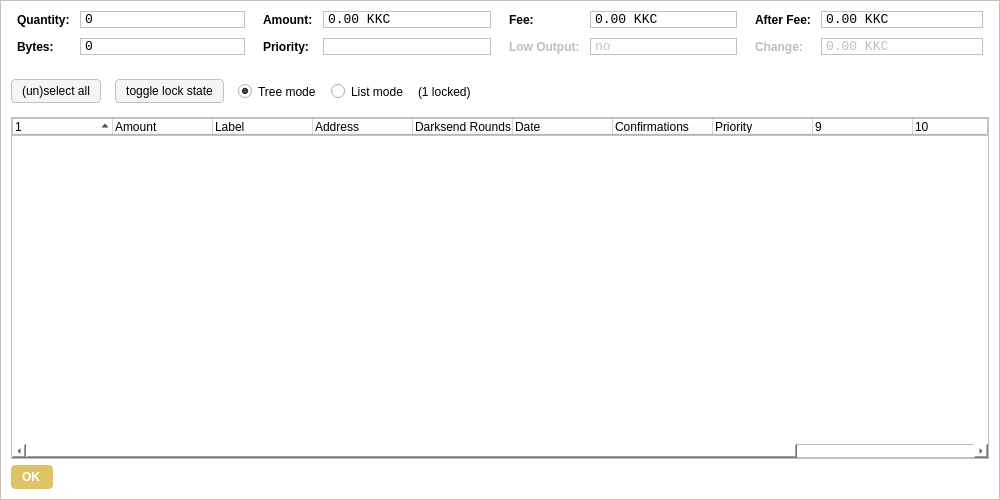
<?xml version="1.0" encoding="UTF-8"?>
<ui version="4.0">
 <class>CoinControlDialog</class>
 <widget class="QDialog" name="CoinControlDialog">
  <property name="geometry">
   <rect>
    <x>0</x>
    <y>0</y>
    <width>1000</width>
    <height>500</height>
   </rect>
  </property>
  <property name="windowTitle">
   <string>Coin Control</string>
  </property>
  <property name="styleSheet">
   <string notr="true">background-color: rgb(255, 255, 255);
border: 1px solid #c4c1bd;</string>
  </property>
  <layout class="QVBoxLayout" name="verticalLayout">
   <item>
    <layout class="QHBoxLayout" name="horizontalLayoutTop" stretch="0,0,0,0">
     <property name="topMargin">
      <number>0</number>
     </property>
     <property name="bottomMargin">
      <number>10</number>
     </property>
     <item>
      <layout class="QFormLayout" name="formLayoutCoinControl1">
       <property name="horizontalSpacing">
        <number>10</number>
       </property>
       <property name="verticalSpacing">
        <number>10</number>
       </property>
       <property name="leftMargin">
        <number>6</number>
       </property>
       <property name="rightMargin">
        <number>6</number>
       </property>
       <item row="0" column="0">
        <widget class="QLabel" name="labelCoinControlQuantityText">
         <property name="styleSheet">
          <string notr="true">font-weight:bold;
border: 0;</string>
         </property>
         <property name="text">
          <string>Quantity:</string>
         </property>
        </widget>
       </item>
       <item row="0" column="1">
        <widget class="QLabel" name="labelCoinControlQuantity">
         <property name="font">
          <font>
           <family>Monospace</family>
           <pointsize>10</pointsize>
          </font>
         </property>
         <property name="cursor">
          <cursorShape>IBeamCursor</cursorShape>
         </property>
         <property name="contextMenuPolicy">
          <enum>Qt::ActionsContextMenu</enum>
         </property>
         <property name="text">
          <string notr="true">0</string>
         </property>
         <property name="textInteractionFlags">
          <set>Qt::LinksAccessibleByMouse|Qt::TextSelectableByKeyboard|Qt::TextSelectableByMouse</set>
         </property>
        </widget>
       </item>
       <item row="1" column="0">
        <widget class="QLabel" name="labelCoinControlBytesText">
         <property name="styleSheet">
          <string notr="true">font-weight:bold;
border: 0;</string>
         </property>
         <property name="text">
          <string>Bytes:</string>
         </property>
        </widget>
       </item>
       <item row="1" column="1">
        <widget class="QLabel" name="labelCoinControlBytes">
         <property name="font">
          <font>
           <family>Monospace</family>
           <pointsize>10</pointsize>
          </font>
         </property>
         <property name="cursor">
          <cursorShape>IBeamCursor</cursorShape>
         </property>
         <property name="contextMenuPolicy">
          <enum>Qt::ActionsContextMenu</enum>
         </property>
         <property name="text">
          <string notr="true">0</string>
         </property>
         <property name="textInteractionFlags">
          <set>Qt::LinksAccessibleByMouse|Qt::TextSelectableByKeyboard|Qt::TextSelectableByMouse</set>
         </property>
        </widget>
       </item>
      </layout>
     </item>
     <item>
      <layout class="QFormLayout" name="formLayoutCoinControl2">
       <property name="horizontalSpacing">
        <number>10</number>
       </property>
       <property name="verticalSpacing">
        <number>10</number>
       </property>
       <property name="leftMargin">
        <number>6</number>
       </property>
       <property name="rightMargin">
        <number>6</number>
       </property>
       <item row="0" column="0">
        <widget class="QLabel" name="labelCoinControlAmountText">
         <property name="styleSheet">
          <string notr="true">font-weight:bold;
border: 0;</string>
         </property>
         <property name="text">
          <string>Amount:</string>
         </property>
        </widget>
       </item>
       <item row="0" column="1">
        <widget class="QLabel" name="labelCoinControlAmount">
         <property name="font">
          <font>
           <family>Monospace</family>
           <pointsize>10</pointsize>
          </font>
         </property>
         <property name="cursor">
          <cursorShape>IBeamCursor</cursorShape>
         </property>
         <property name="contextMenuPolicy">
          <enum>Qt::ActionsContextMenu</enum>
         </property>
         <property name="text">
          <string notr="true">0.00 KKC</string>
         </property>
         <property name="textInteractionFlags">
          <set>Qt::LinksAccessibleByMouse|Qt::TextSelectableByKeyboard|Qt::TextSelectableByMouse</set>
         </property>
        </widget>
       </item>
       <item row="1" column="0">
        <widget class="QLabel" name="labelCoinControlPriorityText">
         <property name="styleSheet">
          <string notr="true">font-weight:bold;
border: 0;</string>
         </property>
         <property name="text">
          <string>Priority:</string>
         </property>
        </widget>
       </item>
       <item row="1" column="1">
        <widget class="QLabel" name="labelCoinControlPriority">
         <property name="font">
          <font>
           <family>Monospace</family>
           <pointsize>10</pointsize>
          </font>
         </property>
         <property name="cursor">
          <cursorShape>IBeamCursor</cursorShape>
         </property>
         <property name="contextMenuPolicy">
          <enum>Qt::ActionsContextMenu</enum>
         </property>
         <property name="text">
          <string/>
         </property>
         <property name="textInteractionFlags">
          <set>Qt::LinksAccessibleByMouse|Qt::TextSelectableByKeyboard|Qt::TextSelectableByMouse</set>
         </property>
        </widget>
       </item>
      </layout>
     </item>
     <item>
      <layout class="QFormLayout" name="formLayoutCoinControl3">
       <property name="horizontalSpacing">
        <number>10</number>
       </property>
       <property name="verticalSpacing">
        <number>10</number>
       </property>
       <property name="leftMargin">
        <number>6</number>
       </property>
       <property name="rightMargin">
        <number>6</number>
       </property>
       <item row="0" column="0">
        <widget class="QLabel" name="labelCoinControlFeeText">
         <property name="styleSheet">
          <string notr="true">font-weight:bold;
border: 0;</string>
         </property>
         <property name="text">
          <string>Fee:</string>
         </property>
        </widget>
       </item>
       <item row="0" column="1">
        <widget class="QLabel" name="labelCoinControlFee">
         <property name="font">
          <font>
           <family>Monospace</family>
           <pointsize>10</pointsize>
          </font>
         </property>
         <property name="cursor">
          <cursorShape>IBeamCursor</cursorShape>
         </property>
         <property name="contextMenuPolicy">
          <enum>Qt::ActionsContextMenu</enum>
         </property>
         <property name="text">
          <string notr="true">0.00 KKC</string>
         </property>
         <property name="textInteractionFlags">
          <set>Qt::LinksAccessibleByMouse|Qt::TextSelectableByKeyboard|Qt::TextSelectableByMouse</set>
         </property>
        </widget>
       </item>
       <item row="1" column="0">
        <widget class="QLabel" name="labelCoinControlLowOutputText">
         <property name="enabled">
          <bool>false</bool>
         </property>
         <property name="styleSheet">
          <string notr="true">font-weight:bold;
border: 0;</string>
         </property>
         <property name="text">
          <string>Low Output:</string>
         </property>
        </widget>
       </item>
       <item row="1" column="1">
        <widget class="QLabel" name="labelCoinControlLowOutput">
         <property name="enabled">
          <bool>false</bool>
         </property>
         <property name="font">
          <font>
           <family>Monospace</family>
           <pointsize>10</pointsize>
          </font>
         </property>
         <property name="cursor">
          <cursorShape>IBeamCursor</cursorShape>
         </property>
         <property name="contextMenuPolicy">
          <enum>Qt::ActionsContextMenu</enum>
         </property>
         <property name="text">
          <string notr="true">no</string>
         </property>
         <property name="textInteractionFlags">
          <set>Qt::LinksAccessibleByMouse|Qt::TextSelectableByKeyboard|Qt::TextSelectableByMouse</set>
         </property>
        </widget>
       </item>
      </layout>
     </item>
     <item>
      <layout class="QFormLayout" name="formLayoutCoinControl4">
       <property name="horizontalSpacing">
        <number>10</number>
       </property>
       <property name="verticalSpacing">
        <number>10</number>
       </property>
       <property name="leftMargin">
        <number>6</number>
       </property>
       <property name="rightMargin">
        <number>6</number>
       </property>
       <item row="0" column="0">
        <widget class="QLabel" name="labelCoinControlAfterFeeText">
         <property name="styleSheet">
          <string notr="true">font-weight:bold;
border: 0;</string>
         </property>
         <property name="text">
          <string>After Fee:</string>
         </property>
        </widget>
       </item>
       <item row="0" column="1">
        <widget class="QLabel" name="labelCoinControlAfterFee">
         <property name="font">
          <font>
           <family>Monospace</family>
           <pointsize>10</pointsize>
          </font>
         </property>
         <property name="cursor">
          <cursorShape>IBeamCursor</cursorShape>
         </property>
         <property name="contextMenuPolicy">
          <enum>Qt::ActionsContextMenu</enum>
         </property>
         <property name="text">
          <string notr="true">0.00 KKC</string>
         </property>
         <property name="textInteractionFlags">
          <set>Qt::LinksAccessibleByMouse|Qt::TextSelectableByKeyboard|Qt::TextSelectableByMouse</set>
         </property>
        </widget>
       </item>
       <item row="1" column="0">
        <widget class="QLabel" name="labelCoinControlChangeText">
         <property name="enabled">
          <bool>false</bool>
         </property>
         <property name="styleSheet">
          <string notr="true">font-weight:bold;
border: 0;</string>
         </property>
         <property name="text">
          <string>Change:</string>
         </property>
        </widget>
       </item>
       <item row="1" column="1">
        <widget class="QLabel" name="labelCoinControlChange">
         <property name="enabled">
          <bool>false</bool>
         </property>
         <property name="font">
          <font>
           <family>Monospace</family>
           <pointsize>10</pointsize>
          </font>
         </property>
         <property name="cursor">
          <cursorShape>IBeamCursor</cursorShape>
         </property>
         <property name="contextMenuPolicy">
          <enum>Qt::ActionsContextMenu</enum>
         </property>
         <property name="text">
          <string notr="true">0.00 KKC</string>
         </property>
         <property name="textInteractionFlags">
          <set>Qt::LinksAccessibleByMouse|Qt::TextSelectableByKeyboard|Qt::TextSelectableByMouse</set>
         </property>
        </widget>
       </item>
      </layout>
     </item>
    </layout>
   </item>
   <item>
    <widget class="QFrame" name="frame">
     <property name="minimumSize">
      <size>
       <width>0</width>
       <height>40</height>
      </size>
     </property>
     <property name="styleSheet">
      <string notr="true">border: 0;</string>
     </property>
     <property name="frameShape">
      <enum>QFrame::StyledPanel</enum>
     </property>
     <property name="frameShadow">
      <enum>QFrame::Sunken</enum>
     </property>
     <widget class="QWidget" name="horizontalLayoutWidget">
      <property name="geometry">
       <rect>
        <x>0</x>
        <y>0</y>
        <width>791</width>
        <height>41</height>
       </rect>
      </property>
      <layout class="QHBoxLayout" name="horizontalLayoutPanel" stretch="0,0,0,0,0,0">
       <property name="spacing">
        <number>14</number>
       </property>
       <item>
        <widget class="QPushButton" name="pushButtonSelectAll">
         <property name="sizePolicy">
          <sizepolicy hsizetype="Maximum" vsizetype="Fixed">
           <horstretch>0</horstretch>
           <verstretch>0</verstretch>
          </sizepolicy>
         </property>
         <property name="styleSheet">
          <string notr="true">background-color: rgb(245, 245, 245);
border-radius: 4px;
border: 1px solid #c4c1bd;
font-weight: 400;
padding: 4px;
padding-left: 10px;
padding-right: 10px;</string>
         </property>
         <property name="text">
          <string>(un)select all</string>
         </property>
        </widget>
       </item>
       <item>
        <widget class="QPushButton" name="pushButtonToggleLock">
         <property name="sizePolicy">
          <sizepolicy hsizetype="Maximum" vsizetype="Fixed">
           <horstretch>0</horstretch>
           <verstretch>0</verstretch>
          </sizepolicy>
         </property>
         <property name="styleSheet">
          <string notr="true">background-color: rgb(245, 245, 245);
border-radius: 4px;
border: 1px solid #c4c1bd;
font-weight: 400;
padding: 4px;
padding-left: 10px;
padding-right: 10px;</string>
         </property>
         <property name="text">
          <string>toggle lock state</string>
         </property>
         <property name="autoDefault">
          <bool>false</bool>
         </property>
        </widget>
       </item>
       <item>
        <widget class="QRadioButton" name="radioTreeMode">
         <property name="sizePolicy">
          <sizepolicy hsizetype="Maximum" vsizetype="Fixed">
           <horstretch>0</horstretch>
           <verstretch>0</verstretch>
          </sizepolicy>
         </property>
         <property name="text">
          <string>Tree mode</string>
         </property>
         <property name="checked">
          <bool>true</bool>
         </property>
        </widget>
       </item>
       <item>
        <widget class="QRadioButton" name="radioListMode">
         <property name="sizePolicy">
          <sizepolicy hsizetype="Maximum" vsizetype="Fixed">
           <horstretch>0</horstretch>
           <verstretch>0</verstretch>
          </sizepolicy>
         </property>
         <property name="text">
          <string>List mode</string>
         </property>
        </widget>
       </item>
       <item>
        <widget class="QLabel" name="labelLocked">
         <property name="text">
          <string>(1 locked)</string>
         </property>
        </widget>
       </item>
       <item>
        <spacer name="horizontalSpacer">
         <property name="orientation">
          <enum>Qt::Horizontal</enum>
         </property>
         <property name="sizeHint" stdset="0">
          <size>
           <width>40</width>
           <height>20</height>
          </size>
         </property>
        </spacer>
       </item>
      </layout>
     </widget>
    </widget>
   </item>
   <item>
    <widget class="CoinControlTreeWidget" name="treeWidget">
     <property name="contextMenuPolicy">
      <enum>Qt::CustomContextMenu</enum>
     </property>
     <property name="sortingEnabled">
      <bool>false</bool>
     </property>
     <property name="columnCount">
      <number>12</number>
     </property>
     <attribute name="headerShowSortIndicator" stdset="0">
      <bool>true</bool>
     </attribute>
     <attribute name="headerStretchLastSection">
      <bool>false</bool>
     </attribute>
     <column>
      <property name="text">
       <string/>
      </property>
     </column>
     <column>
      <property name="text">
       <string>Amount</string>
      </property>
     </column>
     <column>
      <property name="text">
       <string>Label</string>
      </property>
     </column>
     <column>
      <property name="text">
       <string>Address</string>
      </property>
     </column>
     <column>
      <property name="text">
       <string>Darksend Rounds</string>
      </property>
     </column>
     <column>
      <property name="text">
       <string>Date</string>
      </property>
     </column>
     <column>
      <property name="text">
       <string>Confirmations</string>
      </property>
      <property name="toolTip">
       <string>Confirmed</string>
      </property>
     </column>
     <column>
      <property name="text">
       <string>Priority</string>
      </property>
     </column>
     <column>
      <property name="text">
       <string/>
      </property>
     </column>
     <column>
      <property name="text">
       <string/>
      </property>
     </column>
     <column>
      <property name="text">
       <string/>
      </property>
     </column>
     <column>
      <property name="text">
       <string/>
      </property>
     </column>
    </widget>
   </item>
   <item>
    <widget class="QDialogButtonBox" name="buttonBox">
     <property name="enabled">
      <bool>true</bool>
     </property>
     <property name="sizePolicy">
      <sizepolicy hsizetype="Maximum" vsizetype="Fixed">
       <horstretch>0</horstretch>
       <verstretch>0</verstretch>
      </sizepolicy>
     </property>
     <property name="styleSheet">
      <string notr="true">background-color: rgb(221, 195, 99);
color: rgb(255, 255, 255);
border-radius: 4px;
border-color:  rgb(221, 195, 99);
font-weight: 600;
padding: 4px;
padding-left: 10px;
padding-right: 12px;
icon-size: 0;</string>
     </property>
     <property name="orientation">
      <enum>Qt::Horizontal</enum>
     </property>
     <property name="standardButtons">
      <set>QDialogButtonBox::Ok</set>
     </property>
    </widget>
   </item>
  </layout>
 </widget>
 <customwidgets>
  <customwidget>
   <class>CoinControlTreeWidget</class>
   <extends>QTreeWidget</extends>
   <header>coincontroltreewidget.h</header>
  </customwidget>
 </customwidgets>
 <resources/>
 <connections/>
</ui>
